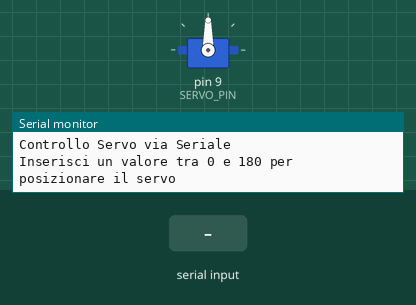
Bench run of a sketch on a simulated Arduino Uno, built with avr-gcc and run on an emulated ATmega328P. On the bench: servo, the last lines printed to the serial monitor. The inputs (shaded band) are chosen by the test bench.

Above: at 1.2 s.
1.3 s: "30,150\n" received over Serial
At 2.4 s:
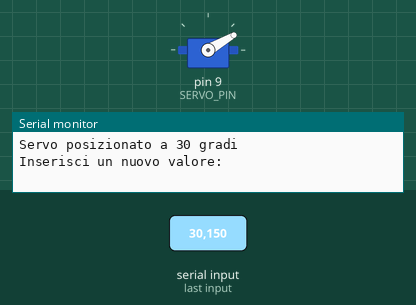
2.8 s: "5\n" received over Serial
At 3.3 s:
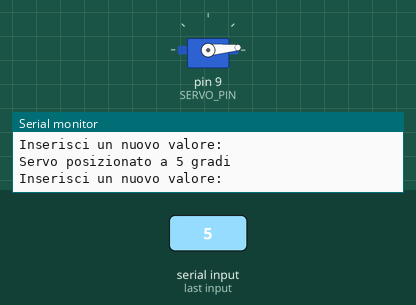
4.3 s: "90,45\n" received over Serial
At 4.6 s:
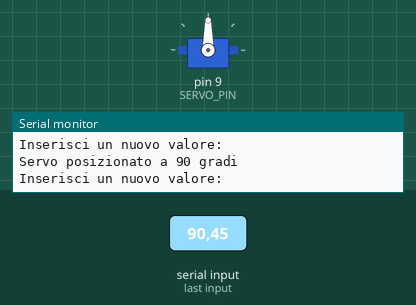
Timing chart, 0 to 7.3 s (numbered marks = the images above; inputs shaded):
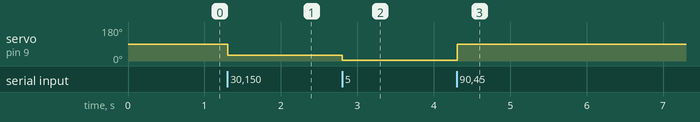

The sketch:

Servo_07_controllo_seriale.ino
```cpp
/**
 * \Servo_07_controllo_seriale
 *
 * Sketch per il controllo di un servo motore tramite comandi seriali
 * L'utente può inviare valori da 0 a 180 tramite il monitor seriale per posizionare il servo.
 *
 * https://github.com/filippo-bilardo/ROBOTICA/blob/main/servo/README.md
 *
 * @author Filippo Bilardo
 * @version 1.0  20/03/25 - Versione iniziale
 */
#include <Servo.h>

const int SERVO_PIN = 9;  // Pin a cui è collegato il servo
Servo myServo;           // Crea un oggetto servo

String inputString = "";      // Stringa per memorizzare l'input
boolean stringComplete = false;  // Flag per indicare se l'input è completo

void setup() {
  myServo.attach(SERVO_PIN);  // Collega il servo al pin specificato
  Serial.begin(9600);          // Inizializza la comunicazione seriale
  Serial.println("Controllo Servo via Seriale");
  Serial.println("Inserisci un valore tra 0 e 180 per posizionare il servo");
  inputString.reserve(10);  // Riserva spazio per la stringa di input
}

void loop() {
  // Quando è disponibile un input completo
  if (stringComplete) {
    // Converte la stringa in un intero
    int position = inputString.toInt();

    // Verifica che il valore sia nel range valido
    if (position >= 0 && position <= 180) {
      myServo.write(position);  // Imposta la posizione del servo
      Serial.print("Servo posizionato a ");
      Serial.print(position);
      Serial.println(" gradi");
    } else {
      Serial.println("Errore: inserisci un valore tra 0 e 180");
    }

    // Resetta le variabili per il prossimo input
    inputString = "";
    stringComplete = false;
    Serial.println("Inserisci un nuovo valore:");
  }
}

// Funzione chiamata quando sono disponibili dati sulla porta seriale
void serialEvent() {
  while (Serial.available()) {
    char inChar = (char)Serial.read();  // Legge il carattere in arrivo

    // Se il carattere è un newline, imposta il flag di completamento
    if (inChar == '\n') {
      stringComplete = true;
    } else {
      // Altrimenti, aggiunge il carattere alla stringa
      inputString += inChar;
    }
  }
}
```

Measured:
- after the input at 1.3 s, servo on pin 9 (SERVO_PIN): 90° → 30° at once
- after the input at 2.8 s, servo on pin 9 (SERVO_PIN): 30° → 5° at once
- after the input at 4.3 s, servo on pin 9 (SERVO_PIN): 5° → 90° at once
